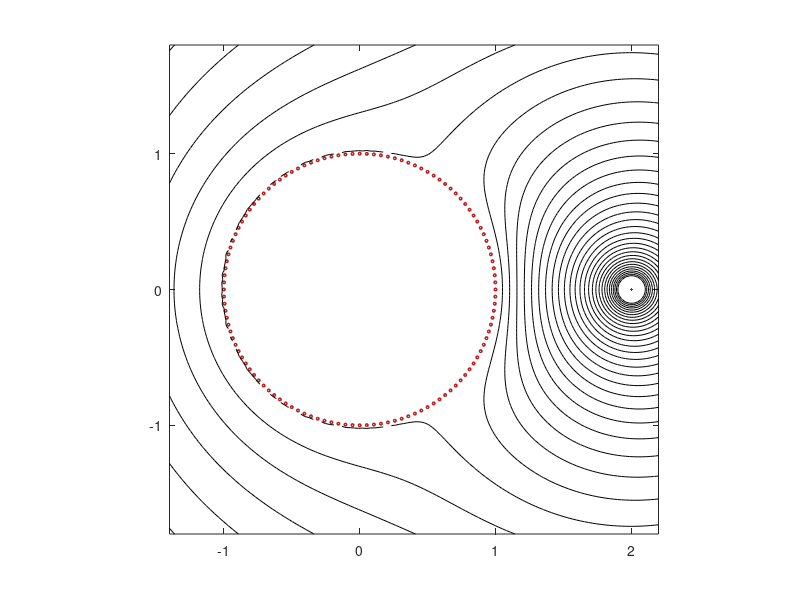

MATLAB code for this plot:
% Solve the problem:

n = 120; r = 0.01; % number and radius of disks
c = exp(2i*pi*(1:n)/n); % centers of the disks
rr = r*ones(size(c)); % vector of radii
N = max(0,round(4+.5*log10(r))); % number of terms in expansions
npts = 3*N+2; % number of sample points on circles
circ = exp((1:npts)'*2i*pi/npts); % roots of unity for collocation

z = [];
for j = 1:n
  z = [z; c(j)+rr(j)*circ]; % collocation points
end

A = [0; -ones(size(z))]; % the constant term
zs = 2; % location of the singularity
rhs = [0; -log(abs(z-zs))]; % right-hand side

for j = 1:n
  A = [A [1; log(abs(z-c(j)))]]; % the logarithmic terms
  for k = 1:N
    zck = (z-c(j)).^(-k);
    A = [A [0;real(zck)] [0;imag(zck)]]; % the algebraic terms
  end
end

X = A\rhs; % solve least-squares problem
e = X(1); X(1) =[]; % constant potential on wires
d = X(1:2*N+1:end); X(1:2*N+1:end) = []; % coeffs of log terms
a = X(1:2:end); b = X(2:2:end); % coeffs of algebraic terms

% Plot the solution:
x = linspace(-1.4,2.2,120); y = linspace(-1.8,1.8,120);
[xx,yy] = meshgrid(x,y); zz = xx+1i*yy; uu = log(abs(zz-zs));

for j = 1:n
  uu = uu+d(j)*log(abs(zz-c(j)));
  for k = 1:N
    zck = (zz-c(j)).^(-k); kk = k+(j-1)*N;
    uu = uu+a(kk)*real(zck)+b(kk)*imag(zck); 
  end
end

for j = 1:n, uu(abs(zz-c(j))<rr(j)) = NaN; end

z = exp(pi*1i*(-50:50)'/50);

for j = 1:n
  disk = c(j)+rr(j)*z; fill(real(disk),imag(disk),[1 .7 .7])
  hold on, plot(disk,'-r'), 
end

contour(xx,yy,uu,-2:.1:1.2), colormap([0 0 0]), axis([-1.4 2.2 -1.8 1.8])
axis square, plot(real(zs),imag(zs),'.r')
